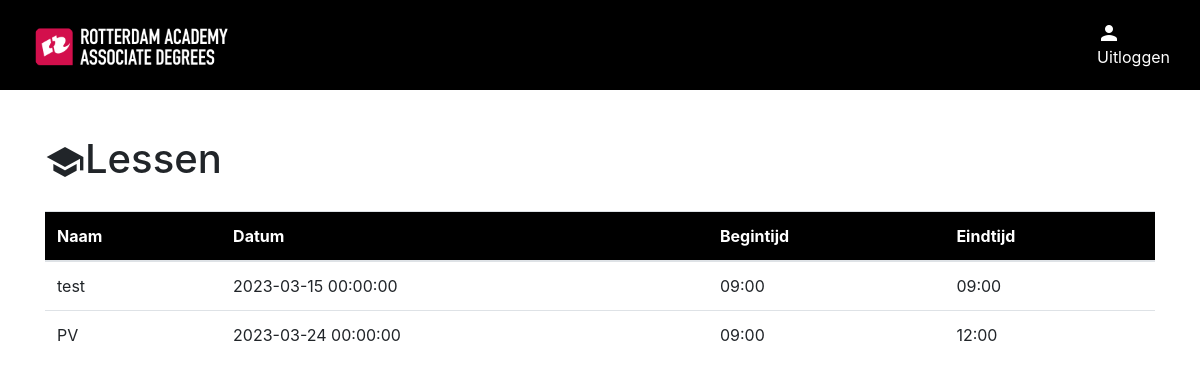
The app's page /lessen_overzicht (signed in) with its own data.
### models/lessonModel.py (models this page shows)
class Lesson(db.Model):
    id = db.Column(db.String(255), primary_key=True)
    name = db.Column(db.String(100), nullable=True)
    question = db.Column(db.String(600), nullable=True)
    date = db.Column(db.String(200), nullable=False)
    start_time = db.Column(db.String(200), nullable=False)
    end_time = db.Column(db.String(200), nullable=False)
    attendance_records = relationship('Attendance', backref='lesson_record', cascade='all, delete')
    classes = relationship('LessonClass', backref=db.backref('lesson_record', lazy=True), cascade='all, delete')
    def to_dict(self):
        return {
            'id': self.id,
            'name': self.name,
            'question': self.question,
            'date': self.date,
            'start_time': self.start_time,
            'end_time': self.end_time,
            'classes': [{'id': c.class_id,
                         'name': c.classes.name if c.classes else ''
                         } for c in self.classes],
        }

### routes/lessonRoutes.py (the view)
    @app.route("/lessen_overzicht")
    def lessons_index():
        class_lessons = session.get('class_lessons')
        if class_lessons:
            classes = ClassController.get_all_classes()
            lessons = LessonController.get_all_lessons()
            return render_template(
                "lessons/index.html", lessons=lessons, classes=classes, class_lessons= class_lessons
            )
        else:
            classes = ClassController.get_all_classes()
            lessons = LessonController.get_all_lessons()
            return render_template(
                "lessons/index.html", lessons=lessons, classes=classes
            )

### controllers/classController.py (called while the page is built)
    @staticmethod
    def get_all_classes():
        classes = Class.query.all()
        class_dict = [class_.to_dict() for class_ in classes]
        return class_dict

### controllers/lessonController.py (called while the page is built)
    @staticmethod
    def get_all_lessons():
        lessons = Lesson.query.all()
        lessons_dict = [lesson.to_dict() for lesson in lessons]
        return lessons_dict

### models/classModel.py (called while the page is built)
    def to_dict(self):
        return {
            'id': self.id,
            'name': self.name,
            'students': [{'id': s.student_id,
                          'name': s.student.name
                          } for s in self.student_classes],
        }

### templates/lessons/index.html (shortened to what this page needs)
{% include "layout.html" %}
{% block content %}
{% include "navigation.html" %}
<div class="lessons container">
    <div class="index" id="lessons">
        <div class="top-content">
            <h1><span class="material-icons" style="font-size: 40px;">school</span>Lessen</h1>
        </div>
        {% if session["user_role"] == 1 %}
        <table class="table">
            <thead style="background-color: black; color: #fff;">
            <tr>
                <th scope="Name">Naam</th>
                <th scope="Date">Datum</th>
                <th scope="Starttime">Begintijd</th>
                <th scope="Endtime">Eindtijd</th>
            </tr>
            </thead>
            <tbody>
            {% for lesson in class_lessons %}
            <tr>
                <td>{{ lesson.name }}</td>
                <td>{{ lesson.date }}</td>
                <td>{{ lesson.start_time }}</td>
                <td>{{ lesson.end_time }}</td>
            </tr>
            {% endfor %}
            </tbody>
        </table>
        {% endif %}
    </div>
</div>
{% endblock %}

### static/css/style.css (style rules this page uses)
:root { --black: #000; --white: #fff; --racRed: #D30E4C; --racBlue: #3CAAD7; --textColor: #272727; }
.container { position: relative; top: 90px; }
.index .top-content { display: flex; justify-content: space-between; align-items: center; margin: 45px 0 20px 0; }
.material-icons { vertical-align: middle; }

### records on screen
Lesson: name "test", date "2023-03-15 00:00:00", start_time "09:00", end_time "09:00"
Lesson: name "PV", date "2023-03-24 00:00:00", start_time "09:00", end_time "12:00"
